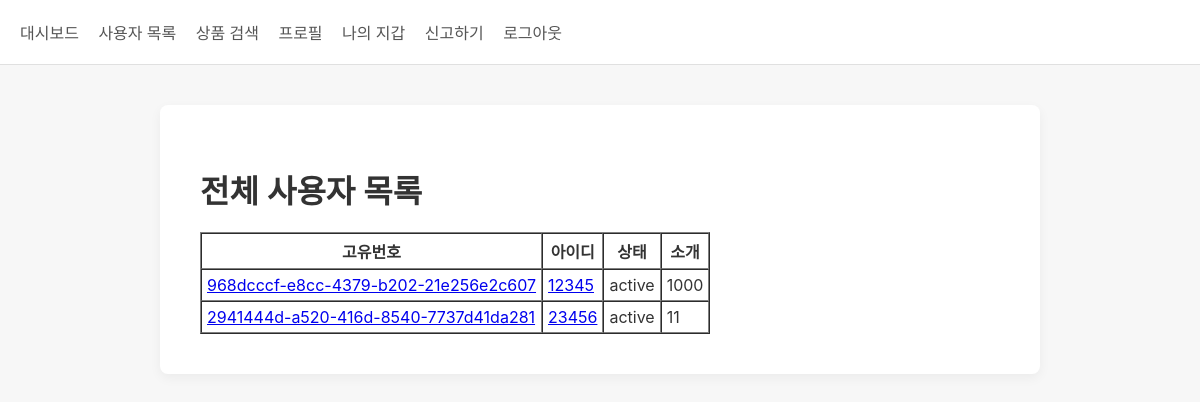
Page /users (signed in) on the committed database.
### repository.py (models this page shows)
class User(Base):
    __tablename__ = 'user'
    id = Column(String, primary_key=True, index=True)
    username = Column(String, unique=True, nullable=False, index=True)
    password = Column(String, nullable=False)
    bio = Column(Text)
    status = Column(String, default='active')
    wallet = Column(Integer, default=5000)
    failed_attempts = Column(Integer, default=0)
    lockout_until = Column(DateTime, nullable=True)

### user_routes.py (the view)
@user_bp.route('/users')
@login_required
def users():
    all_users = service.get_user_list()
    all_users = [user for user in all_users if user.status != '휴먼']
    return render_template('users.html', users=all_users)

### app.py (called while the page is built)
@app.context_processor
def inject_csrf_token():
    return dict(csrf_token=generate_csrf())

@app.teardown_appcontext
def close_connection(exception):
    repository.close_db(exception)

### header_setter.py (called while the page is built, shortened)
def register_headers(app):
    @app.after_request
    def set_headers(response):
        if app.config["ENV"] == "production":
            pass
        else:
            return response

### repository.py (called while the page is built)
def get_user_by_id(user_id):
    session = SessionLocal()
    try:
        return session.query(User).filter(User.id == user_id).first()
    finally:
        session.close()

def get_all_users():
    session = SessionLocal()
    try:
        return session.query(User).all()
    finally:
        session.close()

### user_routes.py (called while the page is built, shortened)
@user_bp.context_processor
def inject_current_user():
    token = request.cookies.get('jwt')
    user = None
    if token:
        payload = decode_token(token)
        if payload:
            user = service.get_user(payload['user_id'])
    return {'current_user': user}

def decode_token(token):
    try:
        payload = jwt.decode(token, current_app.config['CLIENT_JWT_SECRET_KEY'], algorithms=['HS256'])
        return payload
    except jwt.ExpiredSignatureError:
        return None
    except jwt.InvalidTokenError:
        return None

@user_bp.after_request
def check_cookie_flags(response):
    if current_app.config.get('ENV') != 'production':
        return response

### user_service.py (called while the page is built)
def get_user(user_id):
    user_id = sanitize_input(user_id)
    return repository.get_user_by_id(user_id)

def get_user_list():
    return repository.get_all_users()

### utils.py (called while the page is built)
def safe_str(target):
    return f'{target}' if target else ''

def sanitize_input(text):
    text = safe_str(text)   # 입력값을 문자열로 변환
    if not text:
        return ""
    tag_stripped = re.sub(r'<.*?>', '', text)
    escaped = html.escape(tag_stripped)
    return escaped

### templates/users.html
{% extends "base.html" %} {% block title %}전체 사용자 조회{% endblock %} {%
block content %}
<h1>전체 사용자 목록</h1>
<table border="1" cellspacing="0" cellpadding="5">
  <tr>
    <th>고유번호</th>
    <th>아이디</th>
    <th>상태</th>
    <th>소개</th>
  </tr>
  {% for user in users %}
  <tr>
    <td>
      <a href="{{ url_for('user.user_detail', user_id=user.id) }}"
        >{{ user.id }}</a
      >
    </td>
    <td>
      <a href="{{ url_for('user.user_detail', user_id=user.id) }}"
        >{{ user.username }}</a
      >
    </td>
    <td>{{ user.status }}</td>
    <td>{{ user.bio or '-' }}</td>
  </tr>
  {% endfor %}
</table>
{% endblock %}

### static/base-style.css (style rules this page uses)
body { background-color: #f7f7f7; font-family: -apple-system, BlinkMacSystemFont, "Segoe UI", Roboto, Helvetica, Arial, sans-serif; margin: 0; padding: 0; color: #333; }
h1, h2, h3 { font-weight: 600; margin-bottom: 20px; }

### rows in the picture
User: id "968dcccf-e8cc-4379-b202-21e256e2c607", username "12345", status "active", bio "1000"
User: id "2941444d-a520-416d-8540-7737d41da281", username "23456", status "active", bio "11"
